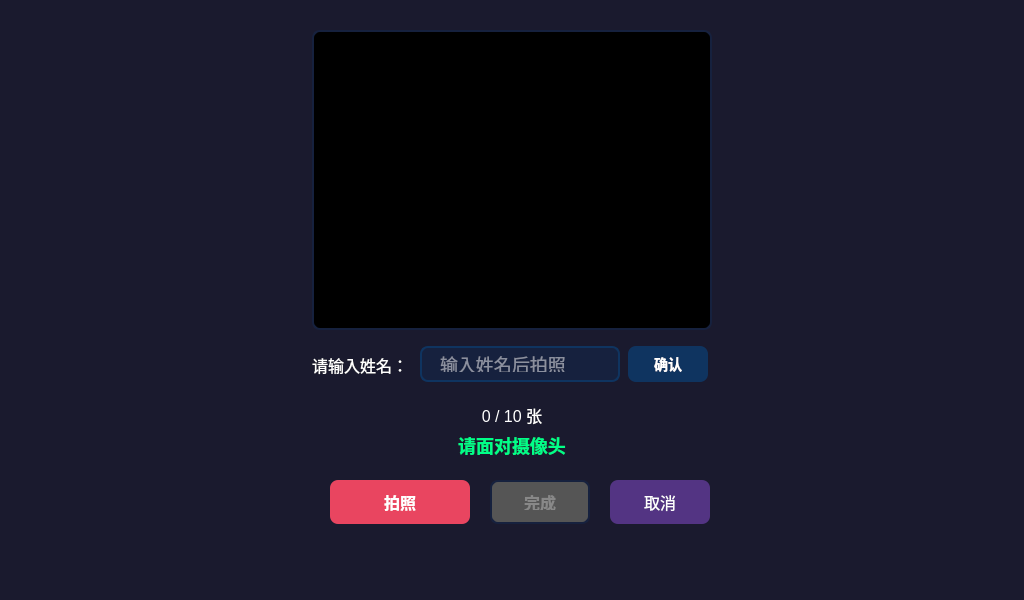
<?xml version="1.0" encoding="UTF-8"?>
<ui version="4.0">
 <class>RegisterWidget</class>
 <widget class="QDialog" name="RegisterWidget">
  <property name="geometry">
   <rect>
    <x>0</x>
    <y>0</y>
    <width>1024</width>
    <height>600</height>
   </rect>
  </property>
  <property name="windowTitle">
   <string>人脸注册</string>
  </property>
  <property name="styleSheet">
   <string notr="true">
QDialog#RegisterWidget {
    background-color: #1a1a2e;
}
QFrame#cameraFrame {
    background-color: #000000;
    border: 2px solid #16213e;
    border-radius: 8px;
}
QLabel#label {
    color: #ffffff;
    font-size: 16px;
    background: transparent;
}
QLabel#statusLabel {
    color: #00ff88;
    font-size: 18px;
    font-weight: bold;
    background: transparent;
}
QLabel#progressLabel {
    color: #ffffff;
    font-size: 16px;
    background: transparent;
}
QLineEdit#nameEdit {
    background: #16213e;
    color: #ffffff;
    font-size: 18px;
    border: 2px solid #0f3460;
    border-radius: 8px;
    padding: 8px 16px;
}
QPushButton#captureBt {
    background: #e94560;
    color: #ffffff;
    font-size: 16px;
    font-weight: bold;
    border: none;
    border-radius: 8px;
    padding: 12px 24px;
}
QPushButton#captureBt:hover {
    background: #ff6b6b;
}
QPushButton#captureBt:disabled {
    background: #555555;
    color: #888888;
}
QPushButton#doneBt {
    background: #0f3460;
    color: #ffffff;
    font-size: 16px;
    font-weight: bold;
    border: 2px solid #16213e;
    border-radius: 8px;
    padding: 12px 24px;
}
QPushButton#doneBt:disabled {
    background: #555555;
    color: #888888;
}
QPushButton#cancelBt {
    background: #533483;
    color: #ffffff;
    font-size: 16px;
    border-radius: 8px;
    padding: 12px 24px;
}
QPushButton#confirmBt {
    background: #0f3460;
    color: #ffffff;
    font-size: 14px;
    font-weight: bold;
    border: none;
    border-radius: 8px;
    padding: 8px 16px;
}
QPushButton#confirmBt:hover {
    background: #16213e;
}
QPushButton#confirmBt:disabled {
    background: #555555;
    color: #888888;
}
   </string>
  </property>
  <widget class="QFrame" name="cameraFrame" native="true">
   <property name="geometry">
    <rect>
     <x>312</x>
     <y>30</y>
     <width>400</width>
     <height>300</height>
    </rect>
   </property>
   <widget class="QLabel" name="cameraLabel">
    <property name="geometry">
     <rect>
      <x>0</x>
      <y>0</y>
      <width>400</width>
      <height>300</height>
     </rect>
    </property>
    <property name="text">
     <string/>
    </property>
    <property name="scaledContents">
     <bool>true</bool>
    </property>
    <property name="alignment">
     <set>Qt::AlignCenter</set>
    </property>
   </widget>
  </widget>
  <widget class="QLabel" name="label">
   <property name="geometry">
    <rect>
     <x>312</x>
     <y>350</y>
     <width>100</width>
     <height>30</height>
    </rect>
   </property>
   <property name="text">
    <string>请输入姓名：</string>
   </property>
  </widget>
  <widget class="QLineEdit" name="nameEdit">
   <property name="geometry">
    <rect>
     <x>420</x>
     <y>346</y>
     <width>200</width>
     <height>36</height>
    </rect>
   </property>
   <property name="placeholderText">
    <string>输入姓名后拍照</string>
   </property>
  </widget>
  <widget class="QPushButton" name="confirmBt">
   <property name="geometry">
    <rect>
     <x>628</x>
     <y>346</y>
     <width>80</width>
     <height>36</height>
    </rect>
   </property>
   <property name="text">
    <string>确认</string>
   </property>
  </widget>
  <widget class="QLabel" name="progressLabel">
   <property name="geometry">
    <rect>
     <x>312</x>
     <y>400</y>
     <width>400</width>
     <height>30</height>
    </rect>
   </property>
   <property name="text">
    <string>0 / 10 张</string>
   </property>
   <property name="alignment">
    <set>Qt::AlignCenter</set>
   </property>
  </widget>
  <widget class="QLabel" name="statusLabel">
   <property name="geometry">
    <rect>
     <x>312</x>
     <y>430</y>
     <width>400</width>
     <height>30</height>
    </rect>
   </property>
   <property name="text">
    <string>请面对摄像头</string>
   </property>
   <property name="alignment">
    <set>Qt::AlignCenter</set>
   </property>
  </widget>
  <widget class="QPushButton" name="captureBt">
   <property name="geometry">
    <rect>
     <x>330</x>
     <y>480</y>
     <width>140</width>
     <height>44</height>
    </rect>
   </property>
   <property name="text">
    <string>拍照</string>
   </property>
  </widget>
  <widget class="QPushButton" name="doneBt">
   <property name="geometry">
    <rect>
     <x>490</x>
     <y>480</y>
     <width>100</width>
     <height>44</height>
    </rect>
   </property>
   <property name="enabled">
    <bool>false</bool>
   </property>
   <property name="text">
    <string>完成</string>
   </property>
  </widget>
  <widget class="QPushButton" name="cancelBt">
   <property name="geometry">
     <rect>
      <x>610</x>
      <y>480</y>
      <width>100</width>
      <height>44</height>
     </rect>
    </property>
    <property name="text">
     <string>取消</string>
    </property>
   </widget>
 </widget>
 <resources/>
 <connections/>
</ui>
